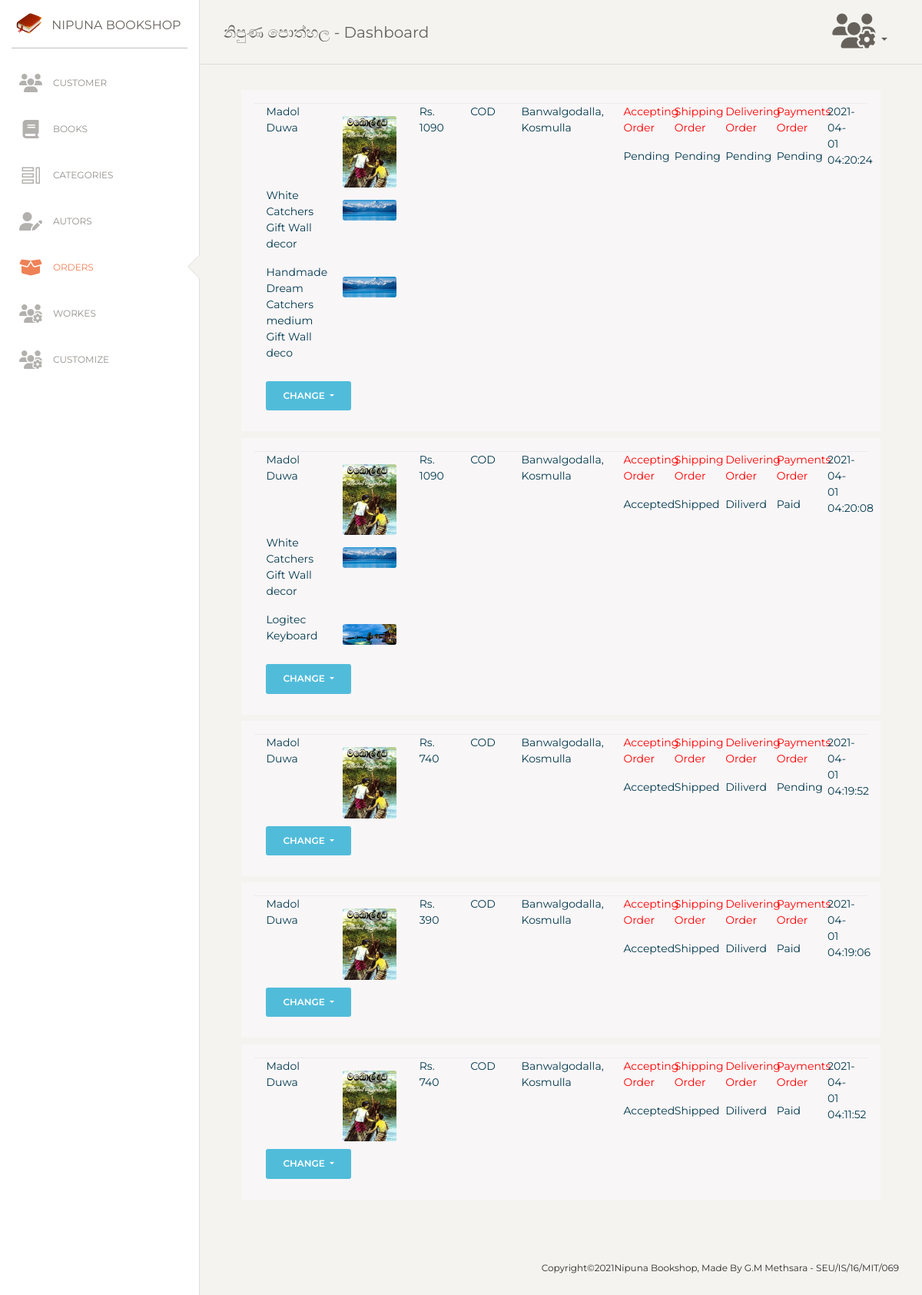
The app's page /order.php (signed in) with its own data.
### tables this page shows
CREATE TABLE `bookorder` (
  `order_id` int(11) NOT NULL,
  `book_ids` varchar(255) NOT NULL,
  `amount` int(255) NOT NULL,
  `payment_type` varchar(255) NOT NULL,
  `address` varchar(255) NOT NULL,
  `accept` varchar(255) NOT NULL,
  `shipped` varchar(100) NOT NULL,
  `deliver` varchar(100) NOT NULL,
  `paid` varchar(100) NOT NULL,
  `trn_date` datetime NOT NULL,
  `customer_id` varchar(255) NOT NULL
);

CREATE TABLE `books` (
  `book_id` int(11) NOT NULL,
  `book_title` varchar(255) NOT NULL,
  `book_price` int(100) NOT NULL,
  `description` varchar(2000) NOT NULL,
  `author_id` int(255) NOT NULL,
  `cat_id` int(255) NOT NULL,
  `qnt` int(255) NOT NULL,
  `trn_date` date NOT NULL,
  `image` varchar(255) NOT NULL,
  `spc_price` int(255) NOT NULL
);

CREATE TABLE `books_backup` (
  `back_id` int(11) NOT NULL,
  `book_title` varchar(255) NOT NULL,
  `description` varchar(255) NOT NULL,
  `image` varchar(255) NOT NULL,
  `book_id` varchar(255) NOT NULL
);

### order.php (the view, shortened to what this page needs)
<!DOCTYPE html>
<html lang="en">
<head>
  <link rel="stylesheet" href="https://maxcdn.bootstrapcdn.com/bootstrap/4.0.0/css/bootstrap.min.css">
  <?php include 'components/head.php'; ?>
</head>
<body class="">
  <div class="wrapper ">
      <?php include 'components/nav.php'; ?>
      <div class="sidebar" data-color="white" data-active-color="danger">
      <div class="logo">
        <a href="dashboard.php" class="simple-text logo-mini">
          <div class="logo-image-small">
            <img src="img/book.png">
          </div>
        </a>
        <a href="dashboard.php" class="simple-text logo-normal">
          Nipuna Bookshop
        </a>
      </div>
      <div class="sidebar-wrapper">
        <ul class="nav">
          <li>
            <a href="./customer.php">
            <i class="fas fa-users"></i>
              <p>Customer</p>
            </a>
          </li>
          <li>
            <a href="./books.php">
            <i class="fas fa-book"></i>
              <p>Books</p>
            </a>
          </li>
          <li>
            <a href="./cat.php">
            <i class="nc-icon nc-tile-56"></i>
              <p>Categories</p>
            </a>
          </li>
          <li>
            <a href="./author.php">
            <i class="fas fa-user-edit"></i>
              <p>Autors</p>
            </a>
          </li>
          <li class="active">
            <a href="./order.php">
            <i class="fas fa-box-open"></i>
              <p>Orders</p>
            </a>
          </li>
          <li>
            <a href="./worker.php">
            <i class="fas fa-users-cog"></i>
              <p>Workes</p>
            </a>
          </li>
          <li>
            <a href="./custom.php">
            <i class="fas fa-users-cog"></i>
              <p>Customize</p>
            </a>
          </li>
        </ul>
      </div>
    </div>
      <div class="content">
        <div class="row p-3 ">
  <div class="col-md-12">
    <?php
                  $viewquery = " SELECT * FROM bookorder order by trn_date desc";
                  $viewresult = mysqli_query($con,$viewquery);
                  while($row1 = mysqli_fetch_assoc($viewresult)) { ?>
                  <div class="row" style="padding: 2%;  margin: 1%; color: #00394e; background-color: #f9f6f7">
                    <div class="dropdown-divider"></div>
                    <div class="col-sm-3 justify-content-left">
                      <?php
                        $dlist = $row1['book_ids'];
                         $stri = explode(',', $dlist);
                         $count = 0;
                      foreach ($stri as $s){
                          $getDetail_Query = "SELECT * FROM books where book_id ='".$s."' ";
                          $getResult = mysqli_query($con,$getDetail_Query);
                          $getDetail_Query1 = "SELECT * FROM books_backup where book_id ='".$s."' ";
                          $getResult1 = mysqli_query($con,$getDetail_Query1);
                          if($row4 = mysqli_fetch_assoc($getResult)){
                          $image = $row4['image'];
                          $image_src = "upload/book/".$image;
                          ?>
                          <div class="row">
                            <div class="col-md-6">
                              <p><?php echo $row4['book_title']; ?></p>
                            </div>
                            <div class="col-md-6 mt-3">
                              <img width="100%" src="<?php echo $image_src; ?>" >
                            </div>
                          </div>
                        <?php }else if($row5 = mysqli_fetch_assoc($getResult1)){
                          $image = $row5['image'];
                          $image_src = "upload/book/".$image;
                          ?>
                          <div class="row">
                            <div class="col-md-6">
                              <p><?php echo $row5['book_title']; ?></p>
                            </div>
                            <div class="col-md-6 mt-3">
                              <img width="100%" src="<?php echo $image_src; ?>" >
                            </div>
                          </div>
                        <?php } ?>
                      <?php   $count++; }?>
                    </div>
                    <div class="col-sm-1">
                      <p>Rs. <?php echo $row1['amount']; ?></p>
                    </div>
                    <div class="col-sm-1">
                      <p><?php echo $row1['payment_type']; ?></p>
                    </div>
                    <div class="col-sm-2">
                      <p><?php echo $row1['address']; ?></p>
                    </div>
                    <div class="col-sm-1">
                      <p style="color: red">Accepting Order</p>
                      <p><?php echo $row1['accept']; ?></p>
                    </div>
                    <div class="col-sm-1">
                      <p style="color: red">Shipping Order</p>
                      <p><?php echo $row1['shipped']; ?></p>
                    </div>
                    <div class="col-sm-1">
                      <p style="color: red">Delivering Order</p>
                      <p><?php echo $row1['deliver']; ?></p>
                    </div>
                    <div class="col-sm-1">
                      <p style="color: red">Payments Order</p>
                      <p><?php echo $row1['paid']; ?></p>
                    </div>
                    <div class="col-sm-1">
                      <p><?php echo $row1['trn_date']; ?></p>
                    </div>
                    <div class="col-sm-1">
                      <div class="btn-group">
                            <button type="button" class="btn btn-info dropdown-toggle" data-toggle="dropdown" aria-haspopup="true" aria-expanded="false">
                              Change
                            </button>
                          </div>
                    </div>
                  </div>
                  <?php  $count++;
                }
             ?>
  </div>
</div>
</div>
      <footer class="footer footer-black  footer-white ">
        <?php include 'components/footer.php'; ?>
      </footer>
    </div>
  </div>
</body>
</html>

### records on screen
bookorder: amount "1090", payment_type "COD", address "Banwalgodalla, Kosmulla", accept "Pending", shipped "Pending", deliver "Pending", paid "Pending", trn_date "2021-04-01 04:20:24"
books: book_title "Madol Duwa", image (picture)
books_backup: book_title "White Catchers Gift Wall decor", image (picture)
books_backup: book_title "Handmade Dream Catchers medium Gift Wall deco", image (picture)
bookorder: amount "1090", payment_type "COD", address "Banwalgodalla, Kosmulla", accept "Accepted", shipped "Shipped", deliver "Diliverd", paid "Paid", trn_date "2021-04-01 04:20:08"
books_backup: book_title "White Catchers Gift Wall decor", image (picture)
books_backup: book_title "Logitec Keyboard", image (picture)
bookorder: amount "740", payment_type "COD", address "Banwalgodalla, Kosmulla", accept "Accepted", shipped "Shipped", deliver "Diliverd", paid "Pending", trn_date "2021-04-01 04:19:52"
bookorder: amount "390", payment_type "COD", address "Banwalgodalla, Kosmulla", accept "Accepted", shipped "Shipped", deliver "Diliverd", paid "Paid", trn_date "2021-04-01 04:19:06"
bookorder: amount "740", payment_type "COD", address "Banwalgodalla, Kosmulla", accept "Accepted", shipped "Shipped", deliver "Diliverd", paid "Paid", trn_date "2021-04-01 04:11:52"
